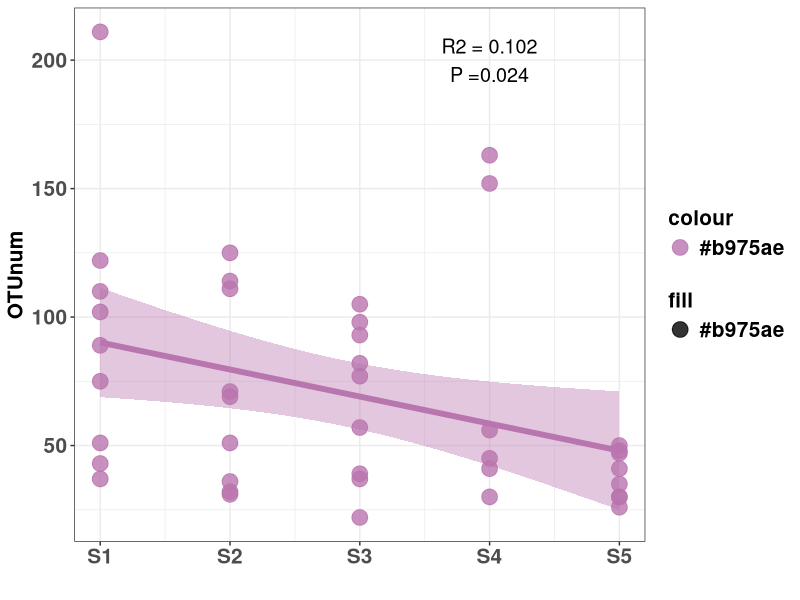
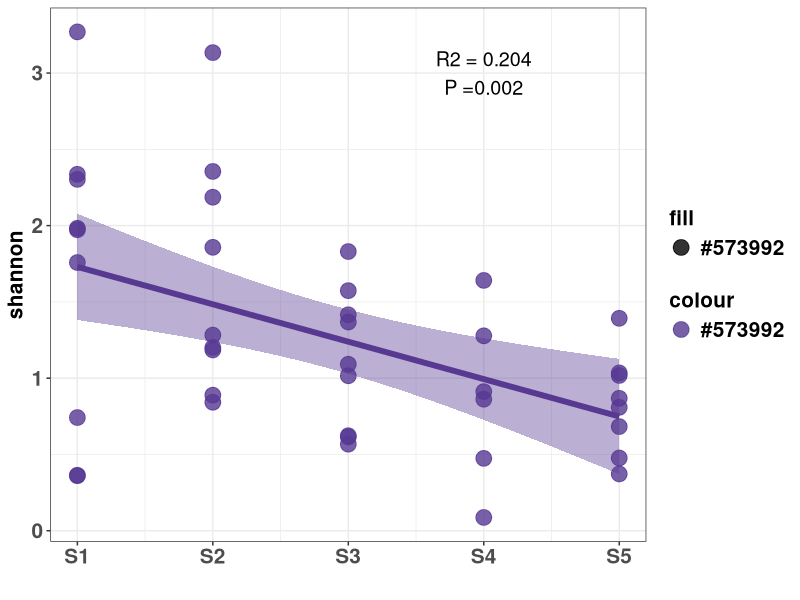
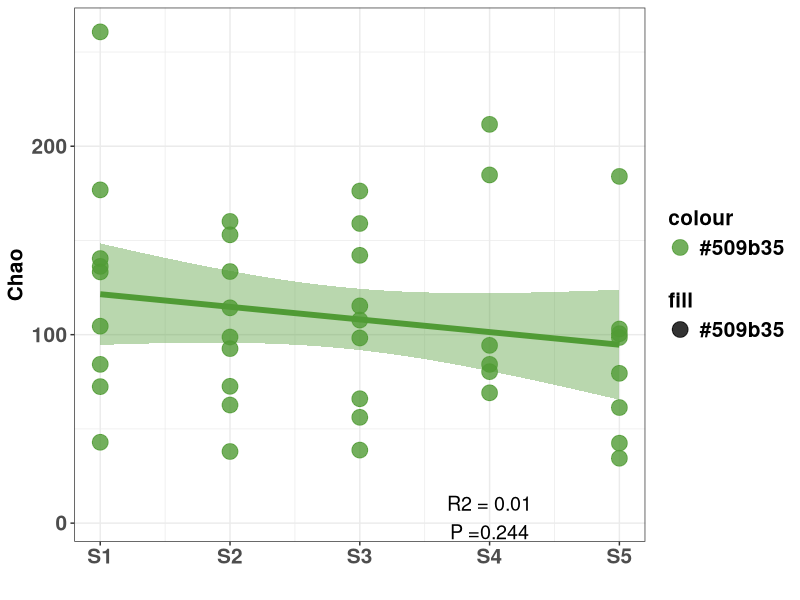
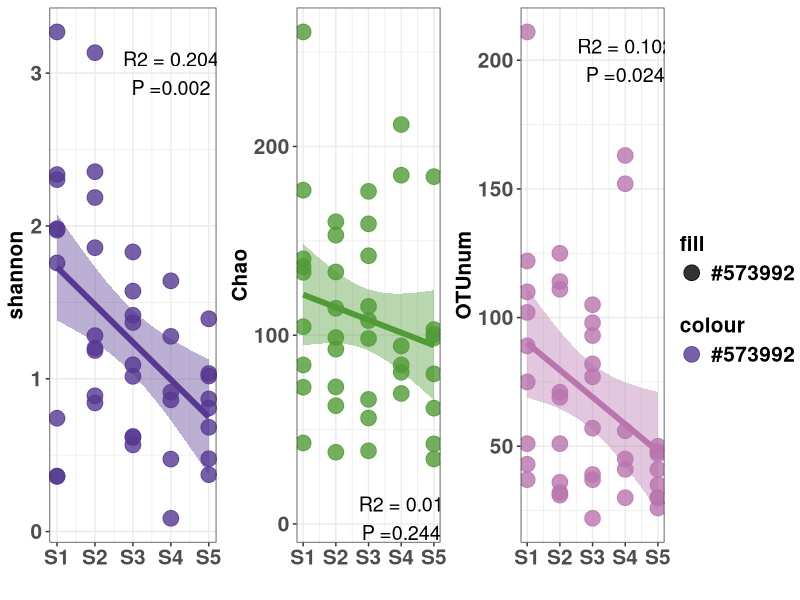

These charts were generated, in order, by the following R code:
## ---- chunk 1
library(ggplot2)
library(ggpubr)
rm(list = ls())
## ---- chunk 2
data <- read.csv("data.csv")
## ---- chunk 3
summary(lm(data$OTUnum~data$group))
shapiro.test(residuals(lm(data$OTUnum~data$group)))
## ---- chunk 4
p2<-ggplot() + geom_point(data=data, aes(x= group, y=OTUnum,color="#b975ae",fill="#b975ae"), alpha = 0.8, size =5) + 
  geom_smooth(data=data,aes(x= group, y=OTUnum), method ="lm", col= "#b975ae",fill="#b975ae20",size=2)+
  labs(x = "",y = "OTUnum")+
  theme_bw()+
  scale_colour_manual(values= c("#b975ae"))+
  scale_fill_manual(values= c("#b975ae"))+
  theme(legend.title = element_text(colour="black", size=15, face="bold"),
        legend.text = element_text(colour="black", size=15, face="bold"),
        axis.text=element_text(size=15,face="bold"),
        axis.title=element_text(size=15,face="bold"))+
  annotate("text",x=4,y=200, label="R2 = 0.102\nP =0.024",
           size=5,color="black")+
  scale_x_continuous(breaks =seq(1,5,1), labels = c("S1","S2","S3","S4","S5"))
p2
## ---- chunk 5
summary(lm(data$shannon~data$group))
shapiro.test(residuals(lm(data$shannon~data$group)))
## ---- chunk 6
p<-ggplot() + geom_point(data=data, aes(x= group, y=shannon,color="#573992",fill="#573992"), alpha = 0.8, size =5) + 
  geom_smooth(data=data,aes(x= group, y=shannon), method ="lm", col= "#573992",fill="#57399220",size=2)+
  labs(x = "",y = "shannon")+
  theme_bw()+
  scale_colour_manual(values= c("#573992"))+
  scale_fill_manual(values= c("#573992"))+
  theme(legend.title = element_text(colour="black", size=15, face="bold"),
        legend.text = element_text(colour="black", size=15, face="bold"),
        axis.text=element_text(size=15,face="bold"),
        axis.title=element_text(size=15,face="bold"))+
  annotate("text",x=4,y=3, label="R2 = 0.204\nP =0.002",
           size=5,color="black")+
  scale_x_continuous(breaks =seq(1,5,1), labels = c("S1","S2","S3","S4","S5"))
p
## ---- chunk 7
summary(lm(data$chao~data$group))
shapiro.test(residuals(lm(data$chao~data$group)))
## ---- chunk 8
p1<-ggplot() + geom_point(data=data, aes(x= group, y=chao,color="#509b35",fill="#509b35"), alpha = 0.8, size =5) + 
  geom_smooth(data=data,aes(x= group, y=chao), method ="lm", col= "#509b35",fill="#509b3520",size=2)+
  labs(x = "",y = "Chao")+
  theme_bw()+
  scale_colour_manual(values= c("#509b35"))+
  scale_fill_manual(values= c("#509b35"))+
  theme(legend.title = element_text(colour="black", size=15, face="bold"),
        legend.text = element_text(colour="black", size=15, face="bold"),
        axis.text=element_text(size=15,face="bold"),
        axis.title=element_text(size=15,face="bold"))+
  annotate("text",x=4,y=3, label="R2 = 0.01\nP =0.244",
           size=5,color="black")+
  scale_x_continuous(breaks =seq(1,5,1), labels = c("S1","S2","S3","S4","S5"))
p1
## ---- chunk 9
library(ggpubr)
ggarrange(p,p1,p2,
          ncol = 3,nrow = 1,widths=c(1,1),heights=c(1,1),common.legend = TRUE,legend = "right" )

ggsave("Figure1 C.pdf",plot = last_plot(),units = "in",height = 6,width = 25)

